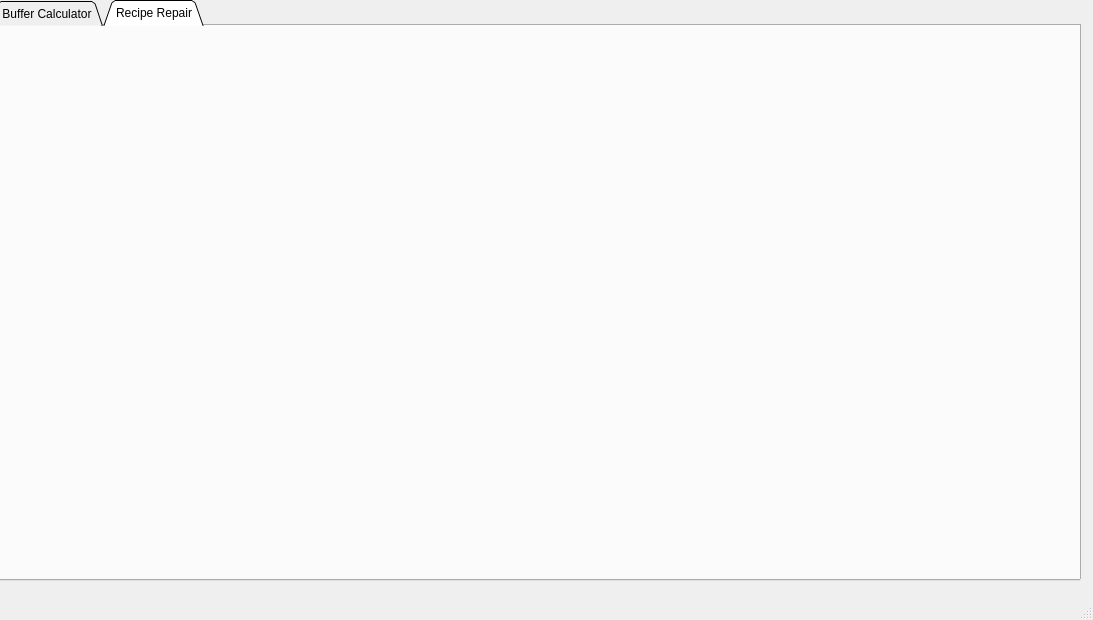
<?xml version="1.0" encoding="UTF-8"?>
<ui version="4.0">
 <class>MainWindow</class>
 <widget class="QMainWindow" name="MainWindow">
  <property name="geometry">
   <rect>
    <x>0</x>
    <y>0</y>
    <width>1093</width>
    <height>620</height>
   </rect>
  </property>
  <property name="windowTitle">
   <string>MainWindow</string>
  </property>
  <widget class="QWidget" name="centralwidget">
   <widget class="QTabWidget" name="tabWidget">
    <property name="geometry">
     <rect>
      <x>-10</x>
      <y>0</y>
      <width>1091</width>
      <height>581</height>
     </rect>
    </property>
    <property name="tabShape">
     <enum>QTabWidget::Triangular</enum>
    </property>
    <property name="currentIndex">
     <number>1</number>
    </property>
    <property name="elideMode">
     <enum>Qt::ElideLeft</enum>
    </property>
    <widget class="QWidget" name="bufferCalculator">
     <attribute name="title">
      <string>Buffer Calculator</string>
     </attribute>
    </widget>
    <widget class="QWidget" name="reciperRepair">
     <attribute name="title">
      <string>Recipe Repair</string>
     </attribute>
    </widget>
   </widget>
  </widget>
  <widget class="QMenuBar" name="menubar">
   <property name="geometry">
    <rect>
     <x>0</x>
     <y>0</y>
     <width>1093</width>
     <height>21</height>
    </rect>
   </property>
  </widget>
  <widget class="QStatusBar" name="statusbar"/>
 </widget>
 <resources/>
 <connections/>
</ui>
